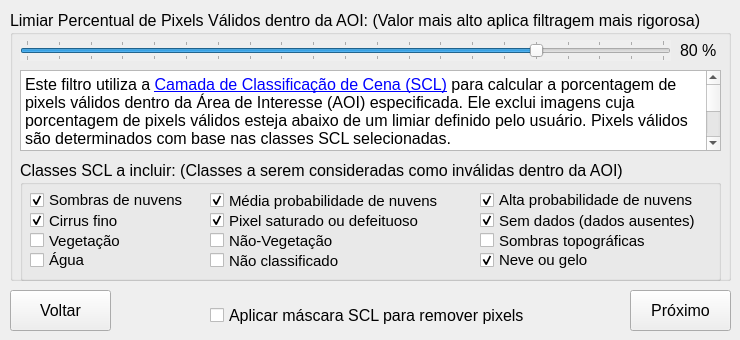
   <widget class="QWidget" name="tab_10">
    <attribute name="title">
     <string>Passo 9</string>
    </attribute>
    <widget class="QGroupBox" name="groupBox_15">
     <property name="geometry">
      <rect>
       <x>10</x>
       <y>10</y>
       <width>721</width>
       <height>271</height>
      </rect>
     </property>
     <property name="font">
      <font>
       <pointsize>12</pointsize>
      </font>
     </property>
     <property name="title">
      <string>Limiar Percentual de Pixels Válidos dentro da AOI: (Valor mais alto aplica filtragem mais rigorosa)</string>
     </property>
     <widget class="QSlider" name="horizontalSlider_local_pixel_limit">
      <property name="enabled">
       <bool>true</bool>
      </property>
      <property name="geometry">
       <rect>
        <x>10</x>
        <y>30</y>
        <width>651</width>
        <height>21</height>
       </rect>
      </property>
      <property name="autoFillBackground">
       <bool>true</bool>
      </property>
      <property name="minimum">
       <number>0</number>
      </property>
      <property name="maximum">
       <number>100</number>
      </property>
      <property name="singleStep">
       <number>5</number>
      </property>
      <property name="pageStep">
       <number>5</number>
      </property>
      <property name="value">
       <number>80</number>
      </property>
      <property name="sliderPosition">
       <number>80</number>
      </property>
      <property name="orientation">
       <enum>Qt::Horizontal</enum>
      </property>
      <property name="tickPosition">
       <enum>QSlider::TicksBothSides</enum>
      </property>
     </widget>
     <widget class="QLabel" name="label_cloud_aoi">
      <property name="geometry">
       <rect>
        <x>670</x>
        <y>30</y>
        <width>47</width>
        <height>21</height>
       </rect>
      </property>
      <property name="font">
       <font>
        <pointsize>12</pointsize>
       </font>
      </property>
      <property name="text">
       <string>80 %</string>
      </property>
     </widget>
     <widget class="QGroupBox" name="groupBox_9">
      <property name="geometry">
       <rect>
        <x>10</x>
        <y>150</y>
        <width>701</width>
        <height>121</height>
       </rect>
      </property>
      <property name="font">
       <font>
        <pointsize>12</pointsize>
       </font>
      </property>
      <property name="title">
       <string>Classes SCL a incluir: (Classes a serem consideradas como inválidas dentro da AOI)</string>
      </property>
      <widget class="QCheckBox" name="mask_class3">
       <property name="geometry">
        <rect>
         <x>10</x>
         <y>30</y>
         <width>161</width>
         <height>20</height>
        </rect>
       </property>
       <property name="font">
        <font>
         <pointsize>11</pointsize>
        </font>
       </property>
       <property name="text">
        <string>Sombras de nuvens</string>
       </property>
       <property name="checked">
        <bool>true</bool>
       </property>
      </widget>
      <widget class="QCheckBox" name="mask_class6">
       <property name="geometry">
        <rect>
         <x>10</x>
         <y>90</y>
         <width>91</width>
         <height>20</height>
        </rect>
       </property>
       <property name="font">
        <font>
         <pointsize>11</pointsize>
        </font>
       </property>
       <property name="text">
        <string>Água</string>
       </property>
      </widget>
      <widget class="QCheckBox" name="mask_class8">
       <property name="geometry">
        <rect>
         <x>190</x>
         <y>30</y>
         <width>241</width>
         <height>21</height>
        </rect>
       </property>
       <property name="font">
        <font>
         <pointsize>11</pointsize>
        </font>
       </property>
       <property name="text">
        <string>Média probabilidade de nuvens</string>
       </property>
       <property name="checked">
        <bool>true</bool>
       </property>
      </widget>
      <widget class="QCheckBox" name="mask_class1">
       <property name="geometry">
        <rect>
         <x>190</x>
         <y>50</y>
         <width>241</width>
         <height>21</height>
        </rect>
       </property>
       <property name="font">
        <font>
         <pointsize>11</pointsize>
        </font>
       </property>
       <property name="text">
        <string>Pixel saturado ou defeituoso</string>
       </property>
       <property name="checked">
        <bool>true</bool>
       </property>
      </widget>
      <widget class="QCheckBox" name="mask_class0">
       <property name="geometry">
        <rect>
         <x>460</x>
         <y>50</y>
         <width>241</width>
         <height>21</height>
        </rect>
       </property>
       <property name="font">
        <font>
         <pointsize>11</pointsize>
        </font>
       </property>
       <property name="text">
        <string>Sem dados (dados ausentes)</string>
       </property>
       <property name="checked">
        <bool>true</bool>
       </property>
      </widget>
      <widget class="QCheckBox" name="mask_class4">
       <property name="geometry">
        <rect>
         <x>10</x>
         <y>70</y>
         <width>111</width>
         <height>21</height>
        </rect>
       </property>
       <property name="font">
        <font>
         <pointsize>11</pointsize>
        </font>
       </property>
       <property name="text">
        <string>Vegetação</string>
       </property>
      </widget>
      <widget class="QCheckBox" name="mask_class5">
       <property name="geometry">
        <rect>
         <x>190</x>
         <y>70</y>
         <width>141</width>
         <height>21</height>
        </rect>
       </property>
       <property name="font">
        <font>
         <pointsize>11</pointsize>
        </font>
       </property>
       <property name="text">
        <string>Não-Vegetação</string>
       </property>
      </widget>
      <widget class="QCheckBox" name="mask_class7">
       <property name="geometry">
        <rect>
         <x>190</x>
         <y>90</y>
         <width>131</width>
         <height>21</height>
        </rect>
       </property>
       <property name="font">
        <font>
         <pointsize>11</pointsize>
        </font>
       </property>
       <property name="text">
        <string>Não classificado</string>
       </property>
      </widget>
      <widget class="QCheckBox" name="mask_class2">
       <property name="geometry">
        <rect>
         <x>460</x>
         <y>70</y>
         <width>241</width>
         <height>21</height>
        </rect>
       </property>
       <property name="font">
        <font>
         <pointsize>11</pointsize>
        </font>
       </property>
       <property name="text">
        <string>Sombras topográficas</string>
       </property>
      </widget>
      <widget class="QCheckBox" name="mask_class9">
       <property name="geometry">
        <rect>
         <x>460</x>
         <y>30</y>
         <width>231</width>
         <height>20</height>
        </rect>
       </property>
       <property name="font">
        <font>
         <pointsize>11</pointsize>
        </font>
       </property>
       <property name="text">
        <string>Alta probabilidade de nuvens</string>
       </property>
       <property name="checked">
        <bool>true</bool>
       </property>
      </widget>
      <widget class="QCheckBox" name="mask_class10">
       <property name="geometry">
        <rect>
         <x>10</x>
         <y>50</y>
         <width>101</width>
         <height>21</height>
        </rect>
       </property>
       <property name="font">
        <font>
         <pointsize>11</pointsize>
        </font>
       </property>
       <property name="text">
        <string>Cirrus fino</string>
       </property>
       <property name="checked">
        <bool>true</bool>
       </property>
      </widget>
      <widget class="QCheckBox" name="mask_class11">
       <property name="geometry">
        <rect>
         <x>460</x>
         <y>90</y>
         <width>121</width>
         <height>20</height>
        </rect>
       </property>
       <property name="font">
        <font>
         <pointsize>11</pointsize>
        </font>
       </property>
       <property name="text">
        <string>Neve ou gelo</string>
       </property>
       <property name="checked">
        <bool>true</bool>
       </property>
      </widget>
     </widget>
     <widget class="QTextBrowser" name="textBrowser_valid_pixels">
      <property name="geometry">
       <rect>
        <x>10</x>
        <y>60</y>
        <width>701</width>
        <height>81</height>
       </rect>
      </property>
      <property name="font">
       <font>
        <pointsize>12</pointsize>
       </font>
      </property>
      <property name="html">
       <string>&lt;!DOCTYPE HTML PUBLIC &quot;-//W3C//DTD HTML 4.0//EN&quot; &quot;http://www.w3.org/TR/REC-html40/strict.dtd&quot;&gt;
&lt;html&gt;&lt;head&gt;&lt;meta name=&quot;qrichtext&quot; content=&quot;1&quot; /&gt;&lt;style type=&quot;text/css&quot;&gt;
p, li { white-space: pre-wrap; }
&lt;/style&gt;&lt;/head&gt;&lt;body style=&quot; font-family:'MS Shell Dlg 2'; font-size:12pt; font-weight:400; font-style:normal;&quot;&gt;
&lt;p style=&quot; margin-top:0px; margin-bottom:0px; margin-left:0px; margin-right:0px; -qt-block-indent:0; text-indent:0px;&quot;&gt;Este filtro utiliza a &lt;a href=&quot;https://custom-scripts.sentinel-hub.com/custom-scripts/sentinel-2/scene-classification/&quot;&gt;&lt;span style=&quot; text-decoration: underline; color:#0000ff;&quot;&gt;Camada de Classificação de Cena (SCL)&lt;/span&gt;&lt;/a&gt; para calcular a porcentagem de pixels válidos dentro da Área de Interesse (AOI) especificada. Ele exclui imagens cuja porcentagem de pixels válidos esteja abaixo de um limiar definido pelo usuário. Pixels válidos são determinados com base nas classes SCL selecionadas.&lt;/p&gt;
&lt;p style=&quot; margin-top:12px; margin-bottom:12px; margin-left:0px; margin-right:0px; -qt-block-indent:0; text-indent:0px;&quot;&gt;As imagens originais permanecem intactas, a menos que a opção &amp;quot;Aplicar máscara SCL para remover pixels&amp;quot; seja selecionada. Esta opção é independente do limiar de filtragem e, quando ativada, modifica diretamente os dados da imagem removendo pixels classificados como inválidos. Essa alteração impacta o cálculo dos dados da série temporal, bem como imagens diárias e sintéticas, pois apenas pixels válidos são considerados nesses cálculos.&lt;/p&gt;&lt;/body&gt;&lt;/html&gt;</string>
      </property>
      <property name="overwriteMode">
       <bool>true</bool>
      </property>
      <property name="textInteractionFlags">
       <set>Qt::LinksAccessibleByKeyboard|Qt::LinksAccessibleByMouse|Qt::TextBrowserInteraction|Qt::TextEditable|Qt::TextEditorInteraction|Qt::TextSelectableByKeyboard|Qt::TextSelectableByMouse</set>
      </property>
      <property name="openLinks">
       <bool>false</bool>
      </property>
     </widget>
    </widget>
    <widget class="QPushButton" name="QPushButton_back_8">
     <property name="enabled">
      <bool>true</bool>
     </property>
     <property name="geometry">
      <rect>
       <x>10</x>
       <y>290</y>
       <width>101</width>
       <height>41</height>
      </rect>
     </property>
     <property name="font">
      <font>
       <pointsize>12</pointsize>
      </font>
     </property>
     <property name="text">
      <string>Voltar</string>
     </property>
     <property name="icon">
      <iconset>
       <normaloff>../medias/icons8-back-button-50.png</normaloff>../medias/icons8-back-button-50.png</iconset>
     </property>
    </widget>
    <widget class="QCheckBox" name="mask">
     <property name="geometry">
      <rect>
       <x>210</x>
       <y>300</y>
       <width>321</width>
       <height>31</height>
      </rect>
     </property>
     <property name="font">
      <font>
       <pointsize>12</pointsize>
      </font>
     </property>
     <property name="text">
      <string>Aplicar máscara SCL para remover pixels</string>
     </property>
    </widget>
    <widget class="QPushButton" name="QPushButton_next_8">
     <property name="geometry">
      <rect>
       <x>630</x>
       <y>290</y>
       <width>101</width>
       <height>41</height>
      </rect>
     </property>
     <property name="font">
      <font>
       <pointsize>12</pointsize>
      </font>
     </property>
     <property name="text">
      <string>Próximo</string>
     </property>
     <property name="icon">
      <iconset>
       <normaloff>../medias/icons8-forward-button-50.png</normaloff>../medias/icons8-forward-button-50.png</iconset>
     </property>
    </widget>
   </widget>
